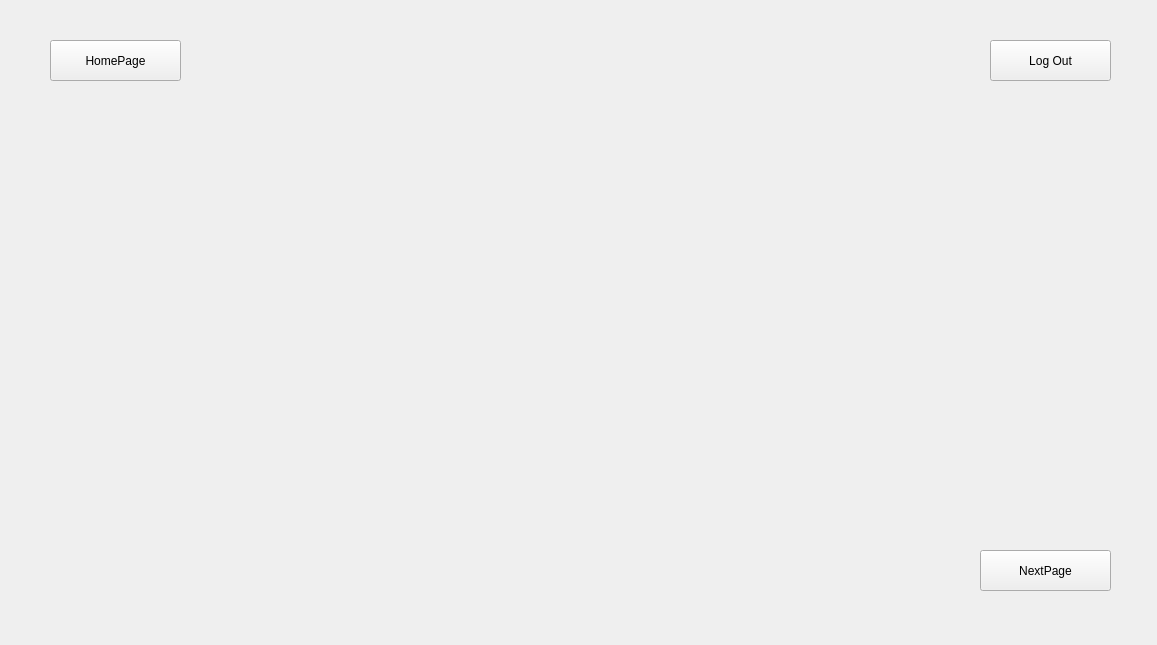
<?xml version="1.0" encoding="UTF-8"?>
<ui version="4.0">
 <class>Others</class>
 <widget class="QWidget" name="Others">
  <property name="geometry">
   <rect>
    <x>0</x>
    <y>0</y>
    <width>1157</width>
    <height>645</height>
   </rect>
  </property>
  <property name="windowTitle">
   <string>Form</string>
  </property>
  <widget class="QStackedWidget" name="stackedWidget">
   <property name="geometry">
    <rect>
     <x>0</x>
     <y>0</y>
     <width>1151</width>
     <height>641</height>
    </rect>
   </property>
   <widget class="QWidget" name="page">
    <widget class="QPushButton" name="pushButton">
     <property name="geometry">
      <rect>
       <x>50</x>
       <y>40</y>
       <width>131</width>
       <height>41</height>
      </rect>
     </property>
     <property name="text">
      <string>HomePage</string>
     </property>
     <property name="flat">
      <bool>false</bool>
     </property>
    </widget>
    <widget class="QPushButton" name="pushButton_4">
     <property name="geometry">
      <rect>
       <x>980</x>
       <y>550</y>
       <width>131</width>
       <height>41</height>
      </rect>
     </property>
     <property name="text">
      <string>NextPage</string>
     </property>
     <property name="flat">
      <bool>false</bool>
     </property>
    </widget>
    <widget class="QPushButton" name="pushButton_5">
     <property name="geometry">
      <rect>
       <x>990</x>
       <y>40</y>
       <width>121</width>
       <height>41</height>
      </rect>
     </property>
     <property name="text">
      <string>Log Out</string>
     </property>
    </widget>
   </widget>
  </widget>
 </widget>
 <resources/>
 <connections/>
</ui>
